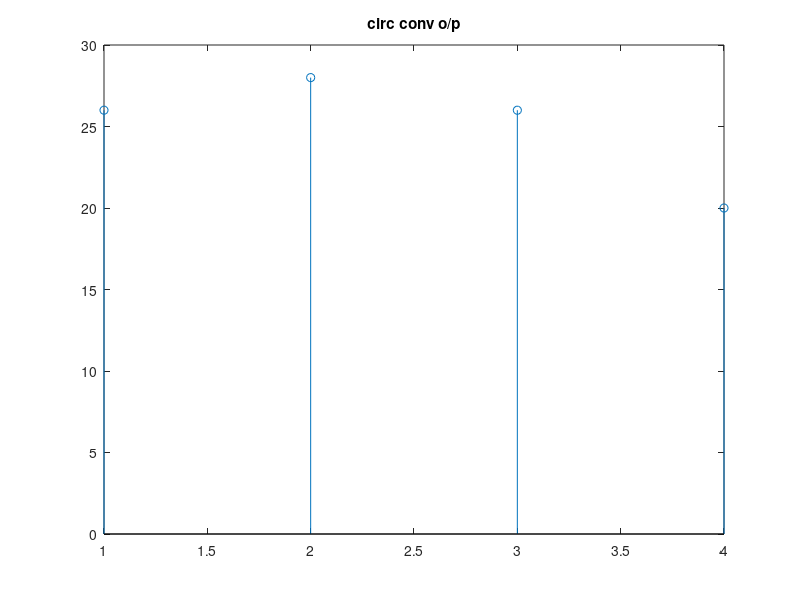

Source code (MATLAB):
%circ conv using fft
x1=[1 2 3 4];
x2=[1 2 3 4];
N=max(length(x1),length(x2));
X1=fft(x1,N);
X2=fft(x2,N);
y=X1.*X2;
yn=ifft(y,N);
disp('circ conv o/p');
disp(yn);
stem(yn);
title('circ conv o/p');


